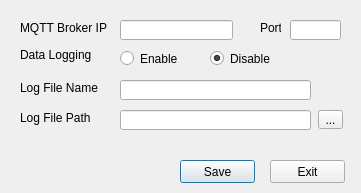
<?xml version="1.0" encoding="UTF-8"?>
<ui version="4.0">
 <class>Preferences</class>
 <widget class="QDialog" name="Preferences">
  <property name="geometry">
   <rect>
    <x>0</x>
    <y>0</y>
    <width>361</width>
    <height>193</height>
   </rect>
  </property>
  <property name="windowTitle">
   <string>Dialog</string>
  </property>
  <widget class="QLabel" name="labelBrokerIP">
   <property name="geometry">
    <rect>
     <x>20</x>
     <y>20</y>
     <width>91</width>
     <height>16</height>
    </rect>
   </property>
   <property name="text">
    <string>MQTT Broker IP</string>
   </property>
  </widget>
  <widget class="QLineEdit" name="lineEditBrokerIP">
   <property name="geometry">
    <rect>
     <x>120</x>
     <y>20</y>
     <width>113</width>
     <height>20</height>
    </rect>
   </property>
   <property name="text">
    <string/>
   </property>
  </widget>
  <widget class="QLineEdit" name="lineEditLogFilePath">
   <property name="geometry">
    <rect>
     <x>120</x>
     <y>110</y>
     <width>191</width>
     <height>20</height>
    </rect>
   </property>
   <property name="statusTip">
    <string>Log file name without extenshion</string>
   </property>
   <property name="text">
    <string/>
   </property>
  </widget>
  <widget class="QLabel" name="labelLogFilePath">
   <property name="geometry">
    <rect>
     <x>20</x>
     <y>110</y>
     <width>91</width>
     <height>16</height>
    </rect>
   </property>
   <property name="text">
    <string>Log File Path</string>
   </property>
  </widget>
  <widget class="QLabel" name="labelLogFileName">
   <property name="geometry">
    <rect>
     <x>20</x>
     <y>80</y>
     <width>91</width>
     <height>16</height>
    </rect>
   </property>
   <property name="text">
    <string>Log File Name</string>
   </property>
  </widget>
  <widget class="QLineEdit" name="lineEditLogFileName">
   <property name="geometry">
    <rect>
     <x>120</x>
     <y>80</y>
     <width>191</width>
     <height>20</height>
    </rect>
   </property>
   <property name="statusTip">
    <string>Log file name without extenshion</string>
   </property>
   <property name="text">
    <string/>
   </property>
  </widget>
  <widget class="QLabel" name="labelDataLoggingRad">
   <property name="geometry">
    <rect>
     <x>20</x>
     <y>47</y>
     <width>71</width>
     <height>16</height>
    </rect>
   </property>
   <property name="text">
    <string>Data Logging</string>
   </property>
  </widget>
  <widget class="QRadioButton" name="radioButtonDataLogEnable">
   <property name="geometry">
    <rect>
     <x>120</x>
     <y>50</y>
     <width>82</width>
     <height>17</height>
    </rect>
   </property>
   <property name="text">
    <string>Enable</string>
   </property>
  </widget>
  <widget class="QRadioButton" name="radioButtonDataLogDisable">
   <property name="geometry">
    <rect>
     <x>210</x>
     <y>50</y>
     <width>82</width>
     <height>17</height>
    </rect>
   </property>
   <property name="text">
    <string>Disable</string>
   </property>
   <property name="checked">
    <bool>true</bool>
   </property>
  </widget>
  <widget class="QToolButton" name="toolButtonBrowseLogFilePath">
   <property name="geometry">
    <rect>
     <x>318</x>
     <y>110</y>
     <width>25</width>
     <height>19</height>
    </rect>
   </property>
   <property name="text">
    <string>...</string>
   </property>
  </widget>
  <widget class="QLineEdit" name="lineEditBrokerPort">
   <property name="geometry">
    <rect>
     <x>290</x>
     <y>20</y>
     <width>51</width>
     <height>20</height>
    </rect>
   </property>
   <property name="text">
    <string/>
   </property>
  </widget>
  <widget class="QLabel" name="labelBrokerPort">
   <property name="geometry">
    <rect>
     <x>260</x>
     <y>20</y>
     <width>21</width>
     <height>16</height>
    </rect>
   </property>
   <property name="text">
    <string>Port</string>
   </property>
  </widget>
  <widget class="QPushButton" name="pushButtonSavePref">
   <property name="geometry">
    <rect>
     <x>180</x>
     <y>160</y>
     <width>75</width>
     <height>23</height>
    </rect>
   </property>
   <property name="text">
    <string>Save</string>
   </property>
  </widget>
  <widget class="QPushButton" name="pushButtonExitPref">
   <property name="geometry">
    <rect>
     <x>270</x>
     <y>160</y>
     <width>75</width>
     <height>23</height>
    </rect>
   </property>
   <property name="text">
    <string>Exit</string>
   </property>
  </widget>
 </widget>
 <resources/>
 <connections/>
</ui>
